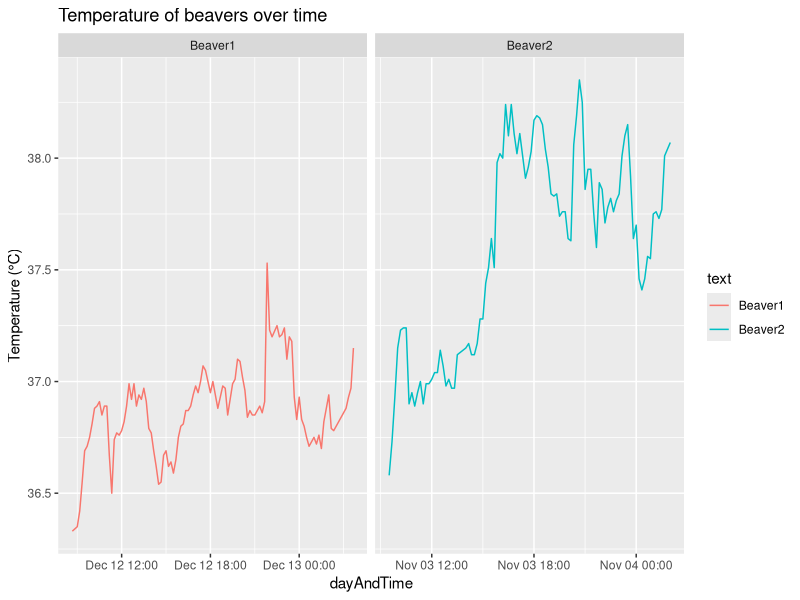
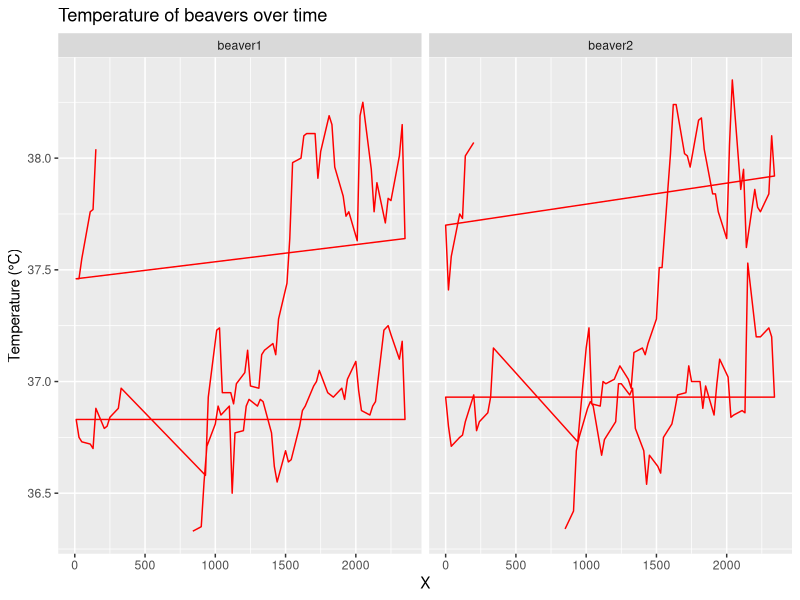

These figures' R source, in order: (Note: this script raises an error after producing the figures.)
library(tidyverse)
library(ggplot2)
# 1

#Plotting ta pravi!!!!!
#BEAVER1
# day to date format
beaverMonth <- as.Date(beaver1$day, origin = "1989-12-31")
#time to format
hour <- beaver1$time %/% 100 # divide by 100 to get hour from time
minutes <- beaver1$time %% 100 # in order to get the minutes take the rest from before, so remainder!
combinedTime <- sprintf("%02d:%02d", hour, minutes)
beaver1$dayAndTime <- ymd_hm(paste(beaverMonth,combinedTime))

#BEAVER2
# day to date format
beaverMonth2 <- as.Date(beaver2$day, origin = "1989-12-31")
#time to format
hour <- beaver2$time %/% 100 # divide by 100 to get hour from time
minutes <- beaver2$time %% 100 # in order to get the minutes take the rest from before, so remainder!
combinedTime <- sprintf("%02d:%02d", hour, minutes)
beaver2$dayAndTime <- ymd_hm(paste(beaverMonth2,combinedTime))

beaver1$text <- "Beaver1"
beaver2$text <- "Beaver2"

groupedData <- bind_rows(beaver1,beaver2) #combine both data frames to plot them together

#plotting the data frames
ggplot(groupedData, aes(x=dayAndTime, y = temp, color = text)) +
  geom_line() +
  facet_wrap(~text, scales = "free_x") + labs(title = "Temperature of beavers over time", y = "Temperature (°C)") +
  theme(legend.position = "right")




{data.frame(X=c(beaver1$time, beaver2$time),
            Y=c(beaver1$temp, beaver2$temp),
            Type=rep(c("beaver1", "beaver2")))} -> df2
ggplot(df2) + aes(x=X, y=Y) + geom_path(color = "red") + facet_wrap(vars(Type)) + labs(title = "Temperature of beavers over time", y = "Temperature (°C)")


{data.frame(X=c(dftemp1$datetime1, dftemp2$datetime2),
            Y=c(dftemp1$sprem1, dftemp2$sprem2),
            Type=rep(c("beaver1", "beaver2")))} -> df3
ggplot(df3) + aes(x=X, y=Y) + geom_path(color = "violet") + facet_wrap(vars(Type)) +
  scale_x_datetime(date_breaks = "6 hour",date_labels = "%b %d %H:%M")
  + labs(title = "Temperature of beavers over time", y = "Temperature (°C)")

# GGPLOT OF BEAVER 1!!!!!!!!!!!!!!!!!!!!!!
temp1 <- beaver1 # !!!!
# day to date format
beaverMonth <- as.Date(beaver1$day, format ="%B %d")
beaverMonth2 <- format(beaverMonth, "%b %d")
beaver1$dateTime <- beaverMonth2 
# time to POSIX format
beaverT <- sprintf("%04d", as.numeric(beaver1$time))
beaverTime <- format(strptime(beaverT,"%H%M"), "%H:%M")
beaver1$hmin <- beaverTime
temp1$dayAndTime <- paste(temp1$dateTime,temp1$hmin)
dftemp1 <- data.frame(datetime1 = as.POSIXct(temp1$dayAndTime, format = "%b %d %H:%M"), sprem1 = temp1$temp)

ggplot(dftemp1,aes(x=datetime1, y = sprem1)) + geom_path(color="red") +
  scale_x_datetime(date_breaks = "6 hour",date_labels = "%b %d %H:%M") +
  labs(y="Temperature (°C)", title = "Temperature of beavers over time") + theme_minimal()


#GGPLOT OF BEAVER2!!!!!!!!!!!!!!!
temp2 <- beaver2
beaverMonthTwo <- as.Date(temp2$day, format ="%B %d")
beaverMonth2Two <- format(beaverMonthTwo, "%b %d")
temp2$dateTime <- beaverMonth2Two 
# time to POSIX format
beaverT2 <- sprintf("%04d", as.numeric(temp2$time))
beaverTime2 <- format(strptime(beaverT2,"%H%M"), "%H:%M")
temp2$hmin <- beaverTime2
temp2$dayAndTime <- paste(temp2$dateTime,temp2$hmin)
dftemp2 <- data.frame(datetime2 = as.POSIXct(temp2$dayAndTime, format = "%b %d %H:%M"), sprem2 = temp2$temp)

ggplot(dftemp2,aes(x=datetime2, y = sprem2)) + geom_path(color="lightblue") +
  scale_x_datetime(date_breaks = "6 hour",date_labels = "%b %d %H:%M") +
  labs(y="Temperature (°C)", title = "Temperature of beavers over time") + theme_minimal()










#temp1$newdate <- as.Date(paste(temp1$dateTime,temp1$hmin, sep = " "), format="%b %d %H:%M")

# EXERCISE 2!!!!!!!!!!!!!!!!!!!!!!!!!!!!!!!!!!!!!!!!!!
c(EUR=1,datasets::euro)

convert.all <- function(amounts, to_currency) {
  # Define conversion rates
  currencies <- c(EUR = 1, datasets::euro)
  
  # Convert to upper case
  to_currency <- toupper(to_currency)
  
  # Check if to_currency exists in conversion rates
  if (!(to_currency %in% names(currencies))) {
    return(0)  # Return 0 if to_currency doesn't exist
  }
  
  # Initialize total amount
  total_amount <- 0
  
  # Loop through each currency amount
  for (currency in names(amounts)) {
    # Check if currency exists in conversion rates
    if (currency %in% names(currencies)) {
      # Convert currency amount to to_currency using conversion rate
      if(is.null(to_currency)){
        
      }
      total_amount <- total_amount + amounts[currency] * currencies[[currency]] / currencies[[to_currency]]
    }
  }
  
  return(total_amount)
}


# Pravilna druga vajaaa
convert.all <- function(amount, currency = "EUR"){
  # Define conversion rates
  currencies <- c(EUR = 1, datasets::euro)
  # if currency doesn't exist return 0
  if (!(currency %in% names(currencies))){
    return(0)
  }
  converted_values <- amount / currencies[names(amount)]
  sum_amount <- sum(converted_values, na.rm=T) # na.rm for taking care of NA values (if currency don't exist then +0)
  return (sum_amount * currencies[currency])
}

convert.all(c(EUR=6.5))
convert.all(c(EUR=3,ATS=2))
convert.all(c(EUR=3,EUR=2))
convert.all(c(EUR=3,DEM=2,SIT=10000))
convert.all(c(EUR=3,DEM=2,SIT=10000),"EUR")
convert.all(c(EUR=3,SIT=10000,DEM=2),"ESP")
convert.all(c(EUR=3,DEM=2,LIRA=100),"SIT")

